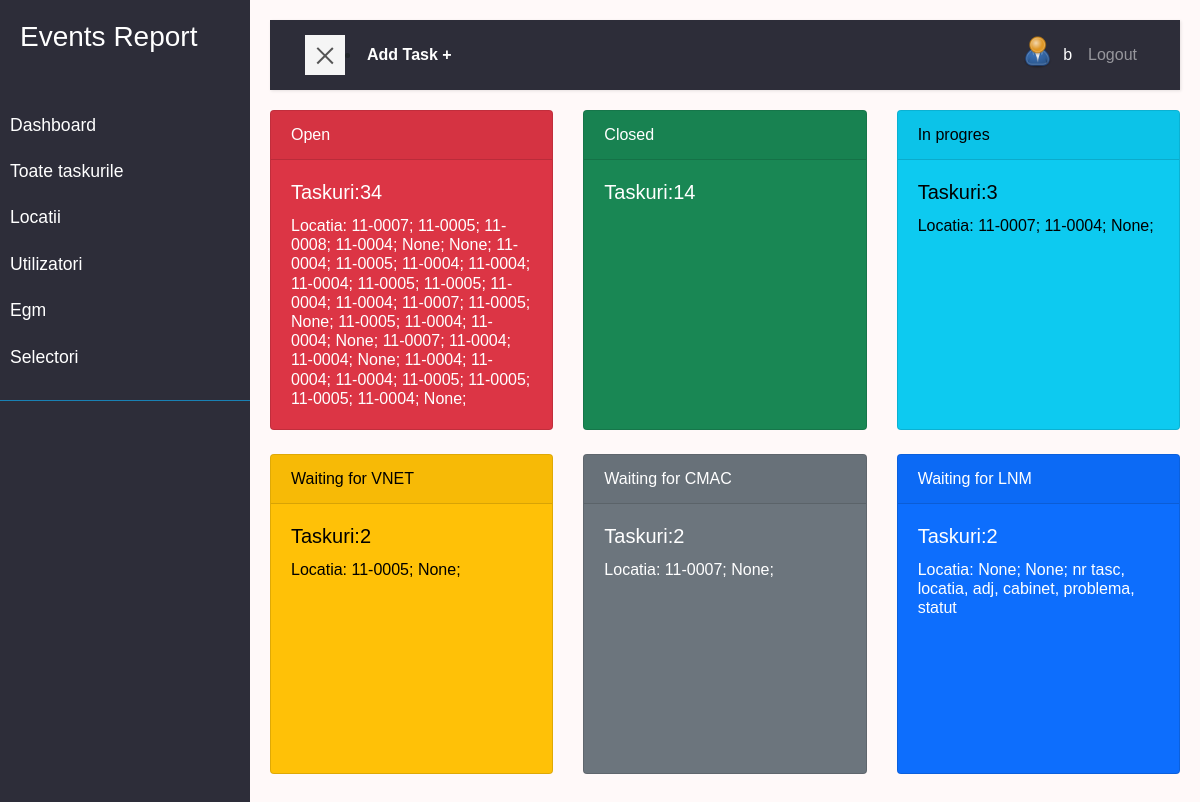
Screenshot of /dashboard/ (signed in) with the database file from the repository.
### user/models.py (models this page shows, shortened)
class Profile(models.Model):
    user = models.OneToOneField(
        User, on_delete=models.CASCADE, null=True, blank=True)
    nume = models.CharField(max_length=200, blank=True, null=True)
    prenume = models.CharField(max_length=200, blank=True, null=True)
    email = models.EmailField(max_length=500, blank=True, null=True)
    username = models.CharField(max_length=200, blank=True, null=True)
    location = models.CharField(max_length=200, blank=True, null=True)
    functie = models.CharField(max_length=200, blank=True, null=True)
    profile_image = models.ImageField(null=True, blank=True, upload_to='profiles/', default='profiles/user-default.png')
    url_github = models.CharField(max_length=200, blank=True, null=True)
    url_facebook = models.CharField(max_length=200, blank=True, null=True)
    created = models.DateTimeField(auto_now_add=True)
    id = models.UUIDField(default=uuid.uuid4, unique=True,
                        primary_key=True, editable=False)
    class Meta:
        ordering = ['created']
    @property
    def imageURL(self):
        try:
            url = self.profile_image.url
        except:
            url = ''
        return url

### task/models.py (models this page shows, shortened)
class Task(models.Model):
    STAT = (
        ('open', 'Open'),
        ('closed', 'Closed'),
        ('in_progres', 'Progres'),
        ('waiting_vnet', 'VNET'),
        ('waiting_cmac', 'CMAC'),
        ('waiting_lnm', 'LNM'),
    )
    nr = models.BigAutoField(primary_key=True, unique=True, editable=False)
    created = models.DateTimeField(auto_now_add=True, null=True, blank=True)
    locatia = models.ForeignKey(
        Location, null=True, blank=True, on_delete=models.DO_NOTHING)
    egm = models.ForeignKey(Egm, null=True, blank=True,
                            on_delete=models.DO_NOTHING)
    owner = models.ForeignKey(
        Profile, null=True, blank=True, on_delete=models.DO_NOTHING)
    informatorul = models.CharField(max_length=200, blank=True, null=True)
    componenta = models.ForeignKey(
        'Componenta', null=True, blank=True, on_delete=models.DO_NOTHING)
    label = models.ForeignKey(
        'Label', null=True, blank=True, on_delete=models.DO_NOTHING)
    problema = models.TextField(blank=True, null=True)
    solutie = models.TextField(blank=True, null=True)
    sumar = models.TextField(blank=True, null=True)
    responsabil = models.CharField(max_length=200, blank=True, null=True)
    rezolutie = models.ForeignKey(
        'Rezolutie', null=True, blank=True, on_delete=models.DO_NOTHING)
    status = models.CharField(max_length=200, choices=STAT, default='open')
    data_inchidere = models.DateTimeField(null=True, blank=True)
    supervisor = models.CharField(max_length=200, blank=True, null=True)
    class Meta:
        ordering = ['-created']

### location/models.py (models this page shows)
class Location(models.Model):
    STAT = (
        ('deschisa', 'Deschisa'),
        ('inchisa', 'Inchisa'),
        ('in_progres', 'In progres'),
    )
    numar = models.CharField(max_length=200)
    name = models.CharField(max_length=200, null=True, blank=True)
    address = models.CharField(max_length=200, null=True, blank=True)
    status = models.CharField(max_length=200, choices=STAT)
    telefon = models.CharField(max_length=200, null=True, blank=True)
    adresa_ip = models.CharField(max_length=200, null=True, blank=True)
    manager = models.ForeignKey(
        'Manager', null=True, blank=True, on_delete=models.SET_NULL)
    data_deschidere = models.DateField(null=True, blank=True)
    data_inchidere = models.DateField(null=True, blank=True)
    created = models.DateTimeField(auto_now_add=True, null=True, blank=True)
    def __str__(self):
        return self.numar

### task/views.py (the view)
# urls.py: path('dashboard/', views.dashboard, name='dashboard') ,
@login_required(login_url='login')
def dashboard(request):
    open = Task.objects.filter(status='open')
    closed = Task.objects.filter(status='closed')
    progres = Task.objects.filter(status='in_progres')
    vnet = Task.objects.filter(status='waiting_vnet')
    cmac = Task.objects.filter(status='waiting_cmac')
    lnm = Task.objects.filter(status='waiting_lnm')
    context = {'open':open,'closed':closed,'progres':progres,
        'vnet':vnet,'cmac':cmac,'lnm':lnm}
    return render(request, 'task/dashboard.html', context)

### task/templates/task/dashboard.html (shortened to what this page needs)
{% extends 'main.html' %}
{% block content %}
<div class="row g-2 ">
    <div class="col-4">
            <div class="card text-bg-danger mb-3 cardsize">
            <a href="{% url 'tasks-filtred' 'Open' %}" >
            <div class="card-header">Open</div>
            <div class="card-body">
              <h5 class="card-title">Taskuri:{{open.count}} </h5>
              <h6 class="card-text">Locatia: {% for loc in open %}
                                                {{loc.locatia}};
                                            {% endfor %}
              </h6>
            </div>
          </div>
      </div>
      <div class="col-4">
        <div class="card text-bg-success mb-3 cardsize">
        <a href="{% url 'tasks-filtred' 'Closed' %}" >
        <div class="card-header">Closed</div>
        <div class="card-body">
          <h5 class="card-title">Taskuri:{{closed.count}} </h5>
        </div>
      </div>
  </div>
  <div class="col-4">
    <div class="card text-bg-info mb-3 cardsize">
        <a href="{% url 'tasks-filtred' 'Progres' %}" >
    <div class="card-header">In progres</div>
    <div class="card-body">
      <h5 class="card-title">Taskuri:{{progres.count}} </h5>
      <h6 class="card-text">Locatia: {% for loc in progres %}
                                        {{loc.locatia}};
                                    {% endfor %}
      </h6>
    </div>
  </div>
</div>
<div class="col-4">
    <div class="card text-bg-warning mb-3 cardsize">
        <a href="{% url 'tasks-filtred' 'VNET' %}" >
    <div class="card-header">Waiting for VNET</div>
    <div class="card-body">
      <h5 class="card-title">Taskuri:{{vnet.count}} </h5>
      <h6 class="card-text">Locatia: {% for loc in vnet %}
                                {{loc.locatia}};
                            {% endfor %}
      </h6>
    </div>
  </div>
</div>
<div class="col-4">
    <div class="card text-bg-secondary mb-3 cardsize">
        <a href="{% url 'tasks-filtred' 'CMAC' %}" >
    <div class="card-header">Waiting for CMAC</div>
    <div class="card-body">
      <h5 class="card-title">Taskuri:{{cmac.count}} </h5>
      <h6 class="card-text">Locatia: {% for loc in cmac %}
                                        {{loc.locatia}};
                                    {% endfor %}
      </h6>
    </div>
  </div>
</div>
<div class="col-4">
    <div class="card text-bg-primary mb-3 cardsize">
    <a href="{% url 'tasks-filtred' 'LNM' %}" >
    <div class="card-header">Waiting for LNM</div>
    <div class="card-body">
      <h5 class="card-title">Taskuri:{{lnm.count}} </h5>
      <h6 class="card-text">Locatia: {% for loc in lnm %}
                                        {{loc.locatia}};
                                    {% endfor %}
        nr tasc, locatia, adj, cabinet,  problema, statut</h6>
    </div>
  </div>
</div>
  {% endblock %}

### templates/navbar.html (shortened to what this page needs)
    <div class="wrapper">
        <nav id="sidebar" >
            <div class="sidebar-header">
                <h3>Events Report</h3>
            </div>
            <ul class="list-unstyled components">
                <li >
                   <a href="{% url 'dashboard' %}">Dashboard</a>
                   <a href="{% url 'tasks'%}">Toate taskurile</a>
                   <a href="{% url 'locations' %}">Locatii</a>
                   <a href="{% url 'profiles' %}">Utilizatori</a>
                   <a href="{% url 'egm' %}">Egm</a>
                   <a href="{% url 'selectori' %}">Selectori</a>
                </li>
            </ul>
        </nav>
        <div id="content">
            <nav class="navbar navbar-expand-lg navbar-dark bg-nn">
                <div class="container-fluid">
                    <button type="button" id="sidebarCollapse" class="navbar-btn btn-blue ">
                        <span></span>
                    </button> <li class="nav-item active "><a  class="text-white fw-bold" href="{% url 'task-form' %}?next=/">Add Task +</a></li>
                    <div class="collapse navbar-collapse  " id="navbarSupportedContent">
                        <ul class="nav navbar-nav  ml-auto">
                            {% if request.user.is_authenticated %}
                            <li class="nav-item active"><a class="" href="{% url 'account' %}"><img src="{{request.user.profile.imageURL}}"
                                alt="avatar"class="rounded-circle img-fluid" style="width: 35px;"></a></li>
                            <li class="nav-item active"><a class="nav-link" href="{% url 'account' %}">{{request.user.profile.nume}}</a></li>
                            <li class="nav-item"><a class="nav-link" href="{% url 'logout' %}">Logout</a></li>
                            {% else %}
                            <li class="nav-item"><a class="nav-link" href="{% url 'login' %}">Login/Sign Up</a></li>
                            {% endif %}
                        </ul>
                    </div>
                </div>
            </nav>
</body>
</html>

### static/styles/app.css (style rules this page uses)
:root { --color-sub: #2d2d39; --color-sub1: #12528f; }
.cardsize { max-width: 25rem; min-height: 20rem; }

### static/styles/main.css (style rules this page uses)
:root { --color-sub: #2d2d39; --color-sub1: #275179; }
body { font-family: 'Poppins', sans-serif; background: #fff9f9; }
a, a:hover, a:focus { color: inherit; text-decoration: none; transition: all 0.3s; }
.navbar { padding: 15px 20px; background: var(--color-sub); border: none; border-radius: 0; margin-bottom: 20px; box-shadow: 1px 1px 3px rgba(0, 0, 0, 0.1); }
.navbar-btn { box-shadow: none; outline: none !important; border: none; }
.wrapper { display: flex; width: 100%; align-items: stretch; perspective: 1500px; }
#sidebar { min-width: 250px; max-width: 250px; background: var(--color-sub); color: #fff; transition: all 0.6s cubic-bezier(0.945, 0.020, 0.270, 0.665); transform-origin: bottom left; }
#sidebar .sidebar-header { padding: 20px; background:var(--color-sub); }
#sidebar ul.components { padding: 20px 0; border-bottom: 1px solid #1981b4; }
#sidebar ul li a { padding: 10px; font-size: 1.1em; display: block; }
#content { width: 100%; padding: 20px; min-height: 100vh; transition: all 0.3s; }
#sidebarCollapse { width: 40px; height: 40px; background: #f5f5f5; cursor: pointer; }
#sidebarCollapse span { width: 80%; height: 2px; margin: 0 auto; display: block; background: #555; transition: all 0.8s cubic-bezier(0.810, -0.330, 0.345, 1.375); transition-delay: 0.2s; }
#sidebarCollapse span:last-of-type { transform: rotate(-45deg) translate(1px, -1px); }

### rows the page displays
Task: locatia "11-0007"
Task: locatia "11-0005"
Task: locatia "11-0008"
Task: locatia "11-0004"
Task: locatia "None"
Task: locatia "None"
Task: locatia "11-0004"
Task: locatia "11-0005"
Task: locatia "11-0004"
Task: locatia "11-0004"
Task: locatia "11-0004"
Task: locatia "11-0005"
Task: locatia "11-0005"
Task: locatia "11-0004"
Task: locatia "11-0004"
Task: locatia "11-0007"
Task: locatia "11-0005"
Task: locatia "None"
Task: locatia "11-0005"
Task: locatia "11-0004"
Task: locatia "11-0004"
Task: locatia "None"
Task: locatia "11-0007"
Task: locatia "11-0004"
Task: locatia "11-0004"
Task: locatia "None"
Task: locatia "11-0004"
Task: locatia "11-0004"
Task: locatia "11-0004"
Task: locatia "11-0005"
Task: locatia "11-0005"
Task: locatia "11-0005"
Task: locatia "11-0004"
Task: locatia "None"
Task: locatia "11-0007"
Task: locatia "11-0004"
Task: locatia "None"
Task: locatia "11-0005"
Task: locatia "None"
Task: locatia "11-0007"
Task: locatia "None"
Task: locatia "None"
Task: locatia "None"

### other values shown
{{ request.user.profile.nume }} "b"
{{ open.count }} "34"
{{ closed.count }} "14"
{{ progres.count }} "3"
{{ vnet.count }} "2"
{{ cmac.count }} "2"
{{ lnm.count }} "2"
